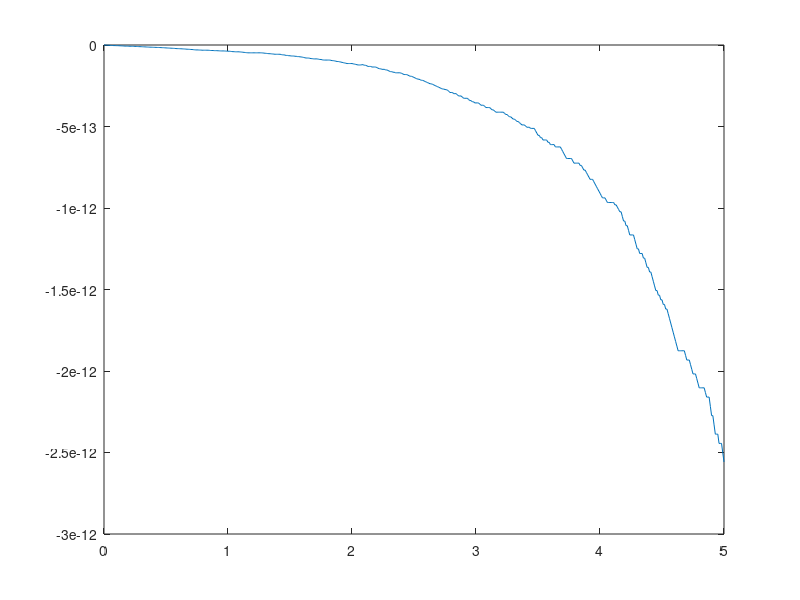

MATLAB code to generate this figure:
clc
F=[1 0;-1 -1];
C=[0; 1];
H=[1 2];
D=[0];

sys = ss(F,C,H,D);
T=0:0.01:5;
U = zeros(size(T,2),1);

[y,T,x]=lsim(sys,U,T,[2;-1]);
plot(T,x)
plot(T,y)

O=obsv(F,H)
r=rank(O)

